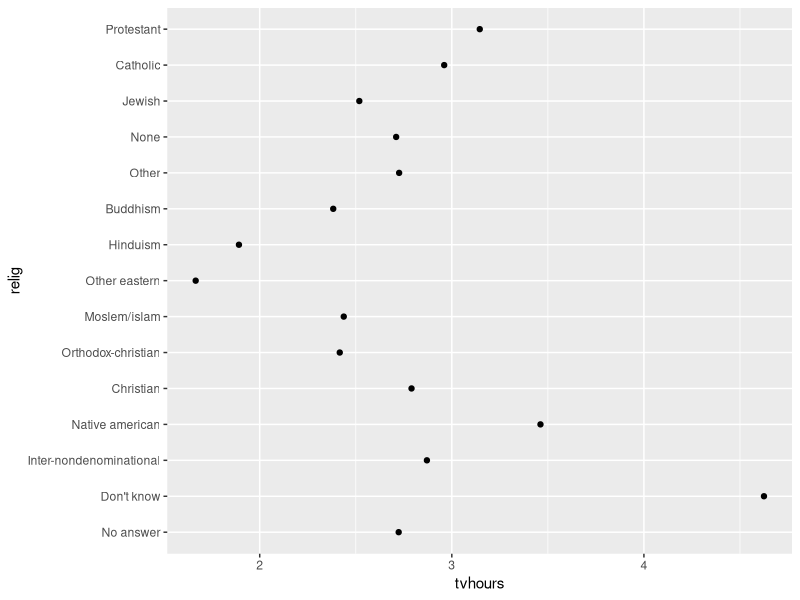
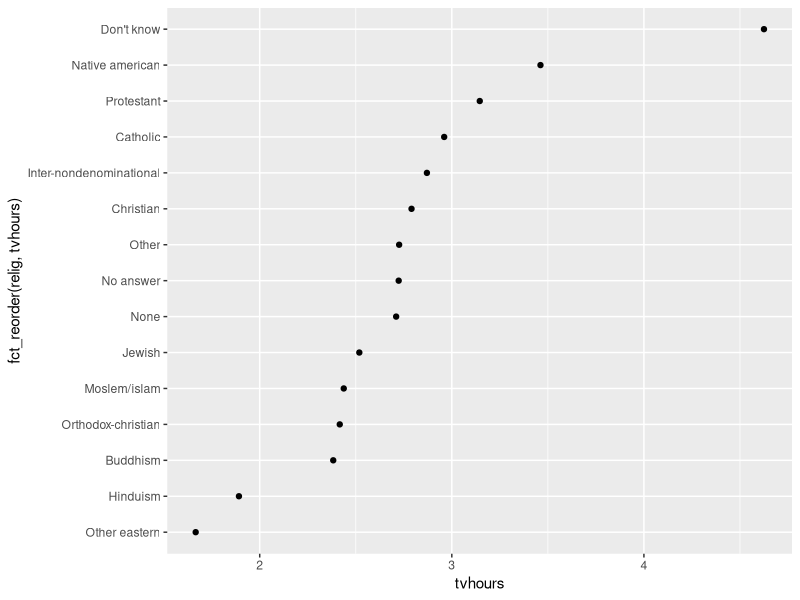
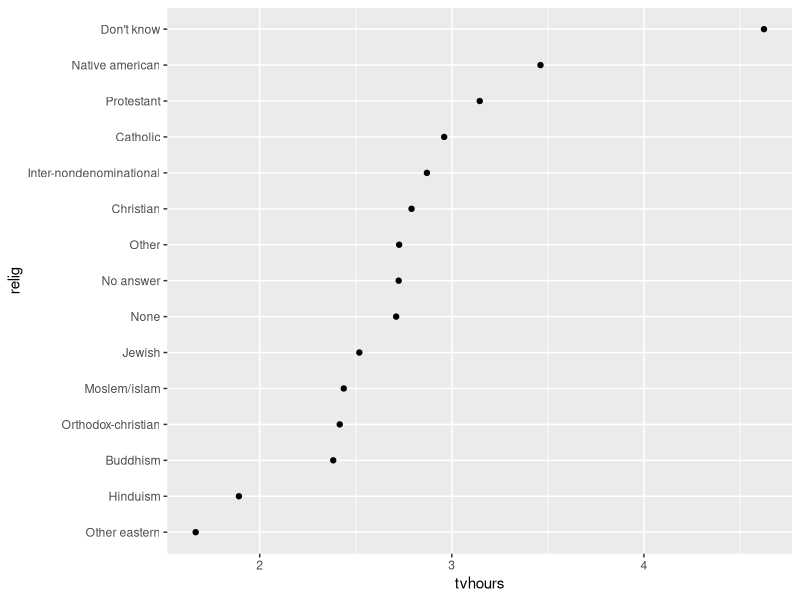
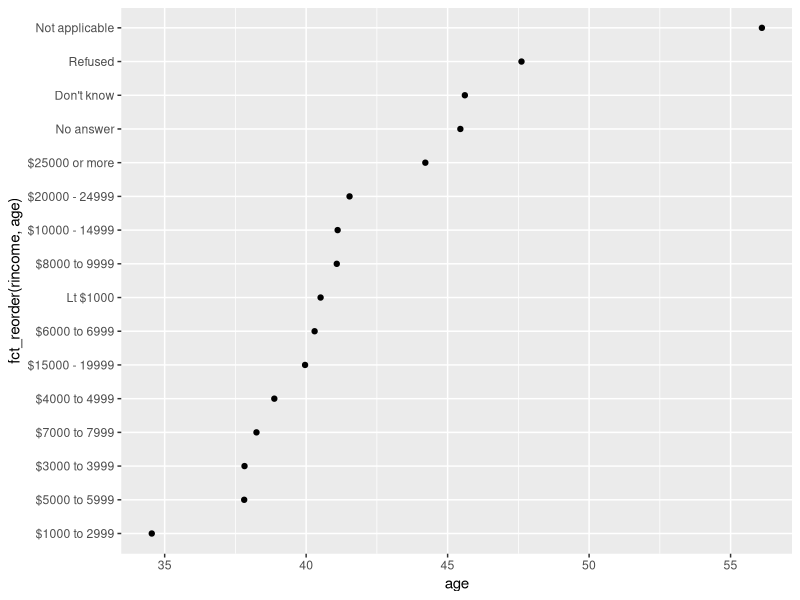
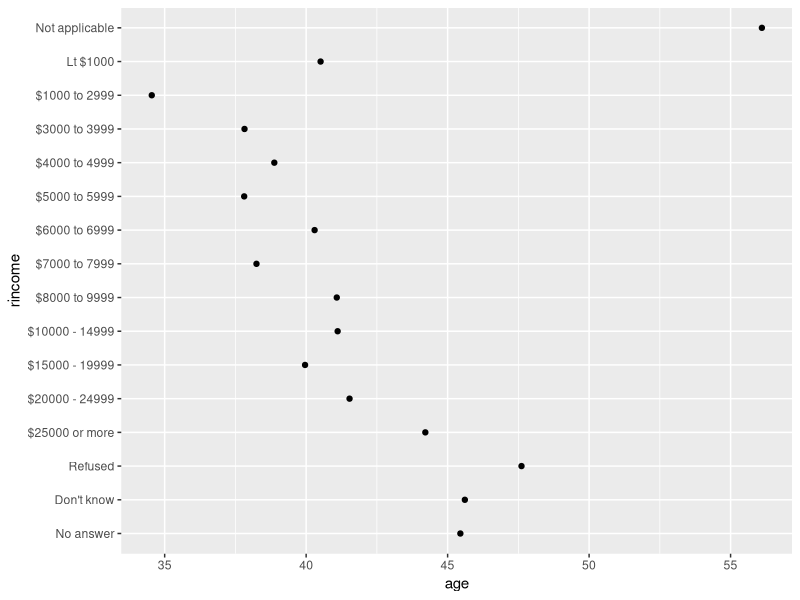
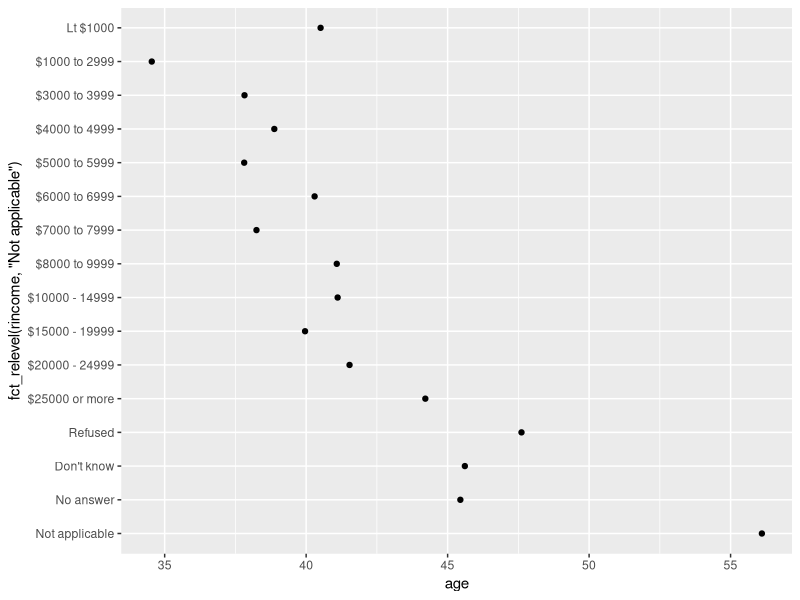
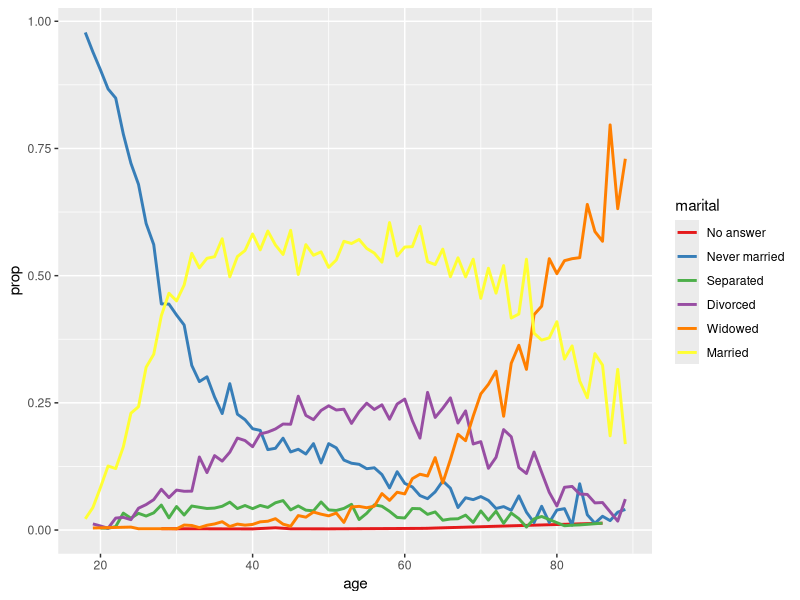
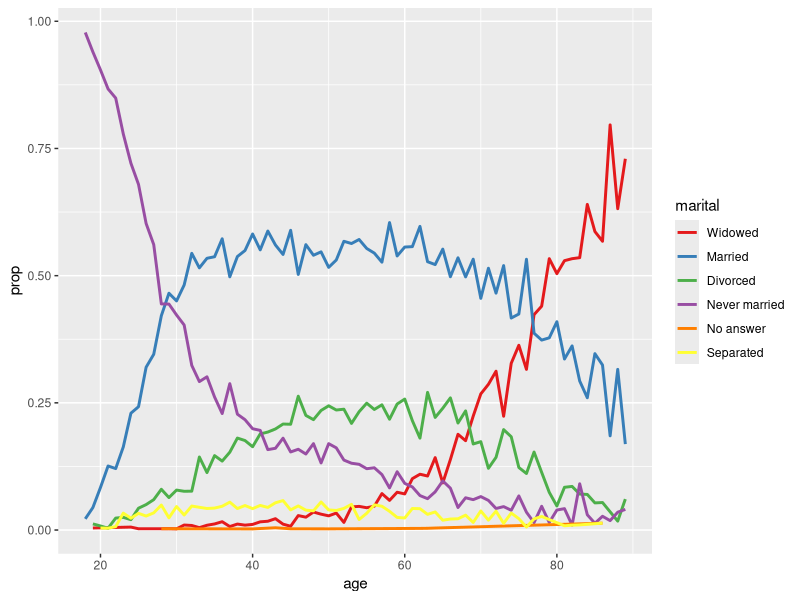

R code for these plots, in order:
library("tidyverse")

relig_summary <- gss_cat |> 
  group_by(relig) |> 
  summarize(
    tvhours = mean(tvhours, na.rm = TRUE),
    n = n()
  )

# resulting plot of religion and mean hours of TV watched is difficult to read
# due to y-axis being unordered
ggplot(relig_summary, aes(x = tvhours, y = relig)) +
  geom_point()

# fct_reorder(.f, .x) reorders factor .f given numerical values in vector .x
# optional argument .fun, can be specified if multiple values of .x correspond
# to a factor in .f, default is median()

# people who answered "Don't know" watch the most TV
ggplot(relig_summary, aes(x = tvhours, y = fct_reorder(relig, tvhours))) + 
  geom_point()

# more complicated transformations may require
# specifications in mutate() instead of aes()
relig_summary |> 
  mutate(
    relig = fct_reorder(relig, tvhours)
  ) |> 
  ggplot(aes(x = tvhours, y = relig)) + 
  geom_point()


# viewing variation of average age and reported income
rincome_summary <- gss_cat |> 
  group_by(rincome) |> 
  summarize(
    age = mean(age, na.rm = TRUE),
    n = n()
  )

# rincome has principled order, so reordering is not recommended
# fct_reorder() should be used on arbitrarily-ordered factors instead
ggplot(rincome_summary, aes(x = age, y = fct_reorder(rincome, age))) + 
  geom_point()

ggplot(rincome_summary, aes(x = age, y = rincome)) + 
  geom_point()

# fct_relevel() moves specified levels to front
# takes factor .f and any number of factors to move to front
ggplot(
  rincome_summary, 
  aes(x = age, y = fct_relevel(rincome, "Not applicable"))
) +
  geom_point()

# fct_reorder2(.f, .x, .y) is useful for coloring lines on plot, 
# reordering factor .f by .y values for largest .x values
# results in legend colors matching with lines on the right of the plot
by_age <- gss_cat |> 
  filter(!is.na(age)) |> 
  count(age, marital) |> 
  group_by(age) |> 
  mutate(
    prop = n / sum(n)
  )

ggplot(by_age, aes(x = age, y = prop, color = marital)) +
  geom_line(linewidth = 1) + 
  scale_color_brewer(palette = "Set1")

ggplot(
  by_age, 
  aes(x = age, y = prop, color = fct_reorder2(marital, age, prop))
) +
  geom_line(linewidth = 1) +
  scale_color_brewer(palette = "Set1") + 
  labs(color = "marital") 

# bar plots can be ordered by decreasing frequency with fct_infreq()
# or by increasing frequency by combining fct_infreq() and fct_rev()
gss_cat |>
  mutate(marital = marital |> fct_infreq()) |>
  ggplot(aes(x = marital)) +
  geom_bar()

gss_cat |>
  mutate(marital = marital |> fct_infreq() |> fct_rev()) |>
  ggplot(aes(x = marital)) +
  geom_bar()

# -------------------------------------------------------------------------

# 1. There are some suspiciously high numbers in tvhours.
# Is mean a good summary?

# The mean is not a good summary statistic for tvhours due to outliers. 
gss_cat |> 
  count(tvhours) |> 
  arrange(desc(tvhours))

ggplot(gss_cat, aes(x = tvhours)) + 
  geom_boxplot()

# # # Graphing median hours of TV watched by religion shows that people who
# answered "Don't know" have the lowest median hours.
gss_cat |> 
  group_by(relig) |> 
  summarize(
    med_hours = median(tvhours, na.rm = TRUE),
    n = n()
  ) |> 
  ggplot(aes(x = med_hours, y = fct_reorder(relig, med_hours))) + 
  geom_point()


# 2. For each factor in gss_cat determine whether the order of the levels is
# arbitrary or principled.

# factor columns: marital, race, rincome, partyid, relig, denom
# marital: principled (never married -> married)
gss_cat |> count(marital)

# race: principled. ordered by number of occurrences
gss_cat |> count(race)

# rincome: principled, ordered by quantity when applicable
gss_cat |> count(rincome)

# partyid: principled, ordered by party affiliation when applicable
gss_cat |> count(partyid)

# relig: arbitrary
gss_cat |> count(relig)

# denom: arbitrary
gss_cat |> count(denom)


# 3. Why did moving "Not applicable" to the front of the levels move it to
# the bottom of the plot?

# factors on the y-axis are plotted bottom-to-top,
# so factors at the front are plotted near the bottom
gss_cat |> 
  count(fct_relevel(rincome, "Not applicable"))
